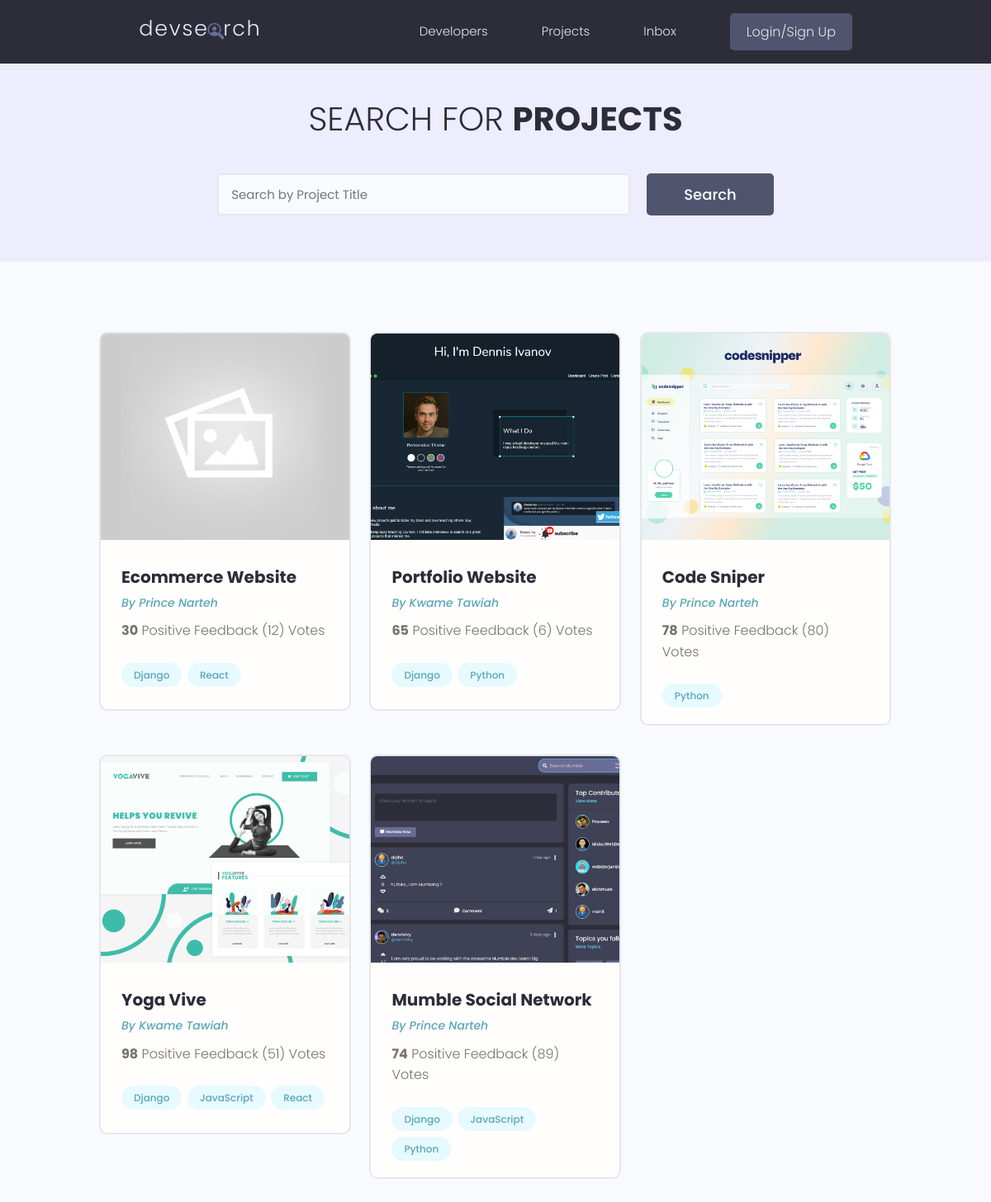
/projects/, run on the app's committed database.
### projects/models.py (models this page shows, shortened)
class Project(models.Model):
    owner = models.ForeignKey(
        Profile, null=True, blank=True, on_delete=models.SET_NULL)
    id = models.UUIDField(default=uuid.uuid4, unique=True,
                          primary_key=True, editable=False)
    title = models.CharField(max_length=200)
    description = models.TextField(null=True, blank=True)
    featured_image = models.ImageField(
        null=True, blank=True, default='default.jpg')
    demo_link = models.CharField(max_length=2000, blank=True, null=True)
    source_link = models.CharField(max_length=2000, null=True, blank=True)
    tags = models.ManyToManyField('Tag', blank=True)
    vote_total = models.IntegerField(default=0, null=True, blank=True)
    vote_ratio = models.IntegerField(default=0, null=True, blank=True)
    create_at = models.DateTimeField(auto_now_add=True)
    update_at = models.DateTimeField(auto_now=True)
    class Meta:
        ordering = ['create_at']

class Tag(models.Model):
    id = models.UUIDField(default=uuid.uuid4, unique=True,
                          primary_key=True, editable=False)
    name = models.CharField(max_length=200)
    create_at = models.DateTimeField(auto_now_add=True)
    update_at = models.DateTimeField(auto_now=True)
    def __str__(self) -> str:
        return self.name

### users/models.py (models this page shows, shortened)
class Profile(models.Model):
    id = models.UUIDField(default=uuid.uuid4, unique=True,
                          primary_key=True, editable=False)
    user = models.OneToOneField(
        User, on_delete=models.CASCADE, null=True, blank=True)
    name = models.CharField(max_length=200, blank=True, null=True)
    email = models.EmailField(max_length=200, blank=True, null=True)
    username = models.CharField(max_length=200, blank=True, null=True)
    location = models.CharField(max_length=200, blank=True, null=True)
    short_intro = models.CharField(max_length=200, blank=True, null=True)
    bio = models.TextField(null=True, blank=True)
    profile_image = models.ImageField(
        null=True, blank=True, upload_to='profiles/', default='profiles/user-default.png')
    social_github = models.CharField(max_length=200, blank=True, null=True)
    social_twitter = models.CharField(max_length=200, blank=True, null=True)
    social_linkedin = models.CharField(max_length=200, blank=True, null=True)
    social_youtube = models.CharField(max_length=200, blank=True, null=True)
    social_website = models.CharField(max_length=200, blank=True, null=True)
    created_at = models.DateTimeField(auto_now_add=True)
    updated_at = models.DateTimeField(auto_now=True)

### projects/views.py (the view)
# urls.py: path('projects/', include('projects.urls')),
def projects(request):
    projects, search_query = search_projects(request)
    custom_range, projects = paginate_projects(request, projects, 6)
    context = {
        "custom_range": custom_range,
        "projects": projects,
        "search_query": search_query,
    }
    return render(request, 'projects/projects.html', context)

### projects/utils.py (called while the page is built)
def paginate_projects(request, projects, results_per_page):
    page = request.GET.get('page')
    paginator = Paginator(projects, results_per_page)
    try:
        projects = paginator.page(page)
    except PageNotAnInteger:
        page = 1
        projects = paginator.page(1)
    except EmptyPage:
        page = paginator.num_pages
        projects = paginator.page(page)
    leftIndex = (int(page) - 4)
    if leftIndex < 1:
        leftIndex = 1
    rightIndex = (int(page) + 5)
    if rightIndex > paginator.num_pages:
        rightIndex = paginator.num_pages + 1
    custom_range = range(leftIndex, rightIndex)
    return custom_range, projects

def search_projects(request):
    search_query = ''
    if request.GET.get('search_query'):
        search_query = request.GET.get('search_query')
    tags = Tag.objects.filter(name__icontains=search_query)
    projects = Project.objects.distinct().filter(
        Q(title__icontains=search_query) |
        Q(description__icontains=search_query) |
        Q(owner__name__icontains=search_query) |
        Q(tags__in=tags)
    )
    return projects, search_query

### projects/templates/projects/projects.html (shortened to what this page needs)
{% extends 'main.html' %} {% block content%}
<main class="projects">
  <section class="hero-section text-center">
    <div class="container container--narrow">
      <div class="hero-section__box">
        <h2>Search for <span>Projects</span></h2>
      </div>
      <div class="hero-section__search">
        <form id="searchForm" class="form" action="{% url 'projects' %}" method="GET">
          <div class="form__field">
            <input
              class="input input--text"
              id="formInput#search"
              type="text"
              name="search_query"
              value="{{ search_query }}"
              placeholder="Search by Project Title"
            />
          </div>
          <input class="btn btn--sub btn--lg" type="submit" value="Search" />
        </form>
      </div>
    </div>
  </section>
  <section class="projectsList">
    <div class="container">
      <div class="grid grid--three">
        {% for project in projects%}
        <div class="column">
          <div class="card project">
            <a href="{% url 'project' project.id %}" class="project">
              <img
                class="project__thumbnail"
                src="{{ project.featured_image.url }}"
                alt="project thumbnail"
              />
              <div class="card__body">
                <h3 class="project__title">{{project.title}}</h3>
                <p>
                  <a class="project__author" href="{% url 'user-profile' project.owner.id %}">
                    By {{project.owner.name}}
                  </a>
                </p>
                <p class="project--rating">
                  <span style="font-weight: bold"
                    >{{ project.vote_ratio }}</span
                  >
                  Positive Feedback ({{project.vote_total}})
                  Vote{{project.vote_total|pluralize:"s"}}
                </p>
                <div class="project__tags">
                  {% for tag in project.tags.all%}
                  <span class="tag tag--pill tag--main">
                    <small>{{tag}}</small>
                  </span>
                  {% endfor %}
                </div>
              </div>
            </a>
          </div>
        </div>
        {% endfor %}
      </div>
    </div>
  </section>
</main>
{% endblock content%}

### static/styles/app.css (style rules this page uses)
:root { --color-sub: #2d2d39; }
.btn--sub { background-color: var(--color-sub-light); }
.card { border: 2px solid var(--color-light); }
img { width: 100%; }
.hero-section { height: 40vh; display: flex; align-items: center; background-color: var(--color-sub); }
.hero-section__box { margin-bottom: 4rem; }
.hero-section__box > h2, .hero-section__box > h2 > span { font-size: 4rem; color: var(--color-light); line-height: 1.3; text-transform: uppercase; }
.hero-section__box > h2 { font-weight: 300; }
.hero-section__box > h2 > span { font-weight: 700; }
.hero-section__search > .form { display: flex; align-items: center; justify-content: center; gap: 2rem; }
.hero-section__search > .form input.input--text { width: 50rem; }
.project__author { font-size: 1.4rem; font-style: italic; }
.project--rating { margin-bottom: 1.6em; margin-top: .5em; }
.projects > .hero-section { background: var(--color-sub-lighter); height: 30vh; }
.projects .hero-section__box { margin-bottom: 2.5rem; }
.projects .hero-section__box > h2 { color: var(--color-sub); }
.projects .hero-section__box > h2 > span { font-weight: 700; color: var(--color-sub); }
.projectsList { margin-top: 8rem; }
.project__thumbnail { height: 25rem; object-fit: cover; object-position: top center; }
.project__title { font-size: 2rem; font-weight: 700; color: var(--color-sub); }

### static/uikit/styles/modules/_variables.css (style rules this page uses)
:root { --color-main: #5aa5b9; --color-main-light: #e6faff; --color-sub: #3f4156; --color-sub-light: #51546e; --color-sub-lighter: #ededfd; --color-text: #737373; --color-gray: #8b8b8b; --color-light: #e5e7eb; --color-light-gray: #767676; --color-bg: #f8fafd; --color-white: #fffefd; --color-white-light: #f3f3f3; --color-success: #359e64; --color-success-bg: #def8e8; --color-error: #fc4b0b; --color-error-bg: #fff2ee; --font-base: 'Poppins', arial, helvetica, 'Segoe UI', roboto, ubuntu, sans-serif; --font-monospace: 'Fira Code', 'Courier New', courier, monospace; --font-regular: 300; --font-medium: 500; --font-bold: 700; --generic-shadow: 1px 1px 5px #00000010; --generic-transition: all 0.3s ease-in-out; }

### static/uikit/styles/modules/_base.css (style rules this page uses)
* { margin: 0; padding: 0; box-sizing: border-box; text-rendering: optimizeLegibility; color: inherit; font-size: inherit; }
html { font-size: 50%; }
@media only screen and (min-width: 480px) { html { font-size: 56.25%; } }
@media only screen and (min-width: 1200px) { html { font-size: 62.5%; } }
body { line-height: 1.6; font-weight: 400; font-size: 1.5rem; color: var(--color-text); background-color: var(--color-bg); min-height: 100vh; }

### static/uikit/styles/modules/_typography.css (style rules this page uses)
* { font-family: var(--font-base); }
h2 { font-size: 3.6rem; font-weight: var(--font-bold); }
h3 { font-size: 3.2rem; font-weight: var(--font-medium); }
p, span, strong { font-size: 1.6rem; color: var(--color-text); font-weight: var(--font-regular); }
a { padding-bottom: 2px; text-decoration: none; display: inline-block; color: var(--color-main); font-weight: var(--font-medium); }

### static/uikit/styles/modules/_utilities.css (style rules this page uses)
.container { width: 92%; max-width: 165rem; margin: 0 auto; box-sizing: border-box; }
.container--narrow { width: 92%; max-width: 120rem; }
@media screen and (min-width: 1000px) { .container { width: 90%; } }
@media screen and (min-width: 1000px) { .container--narrow { width: 85%; } }
@media screen and (min-width: 1200px) { .container { width: 80%; } }
@media screen and (min-width: 1200px) { .container--narrow { width: 72%; } }
.text-center { text-align: center; }

### static/uikit/styles/modules/_button.css (style rules this page uses)
.btn { display: inline-block; position: relative; cursor: pointer; background-color: var(--color-light); font-weight: var(--font-medium); color: var(--color-sub); text-decoration: none; padding: 1rem 2rem; border-radius: 0.5rem; border: none; width: -webkit-fit-content; width: -moz-fit-content; width: fit-content; height: -webkit-fit-content; height: -moz-fit-content; height: fit-content; font-size: 1.6rem; outline-width: 0; outline-color: transparent; -webkit-backface-visibility: hidden; backface-visibility: hidden; transition: all 0.3s ease-in-out; }
.btn--sub { background-color: var(--color-sub); color: var(--color-white); }
.btn--lg { font-size: 1.8rem; padding: 1.2rem 4.5rem; }

### static/uikit/styles/modules/_card.css (style rules this page uses)
.card { border-radius: 1rem; background-color: var(--color-white); border: 1.5px solid var(--color-light); width: auto; height: auto; margin-top: 0.5rem; margin-bottom: 0.5rem; overflow: hidden; }
.card__body, .card__header { padding: 2rem 2.5rem; }

### data on the page
Project: featured_image (placeholder picture), title "Ecommerce Website", owner.name "Prince Narteh", vote_ratio "30", vote_total "12"
Tag: name "Django"
Tag: name "React"
Project: featured_image (picture), title "Portfolio Website", owner.name "Kwame Tawiah", vote_ratio "65", vote_total "6"
Tag: name "Python"
Project: featured_image (picture), title "Code Sniper", owner.name "Prince Narteh", vote_ratio "78", vote_total "80"
Project: featured_image (picture), title "Yoga Vive", owner.name "Kwame Tawiah", vote_ratio "98", vote_total "51"
Tag: name "JavaScript"
Project: featured_image (picture), title "Mumble Social Network", owner.name "Prince Narteh", vote_ratio "74", vote_total "89"
